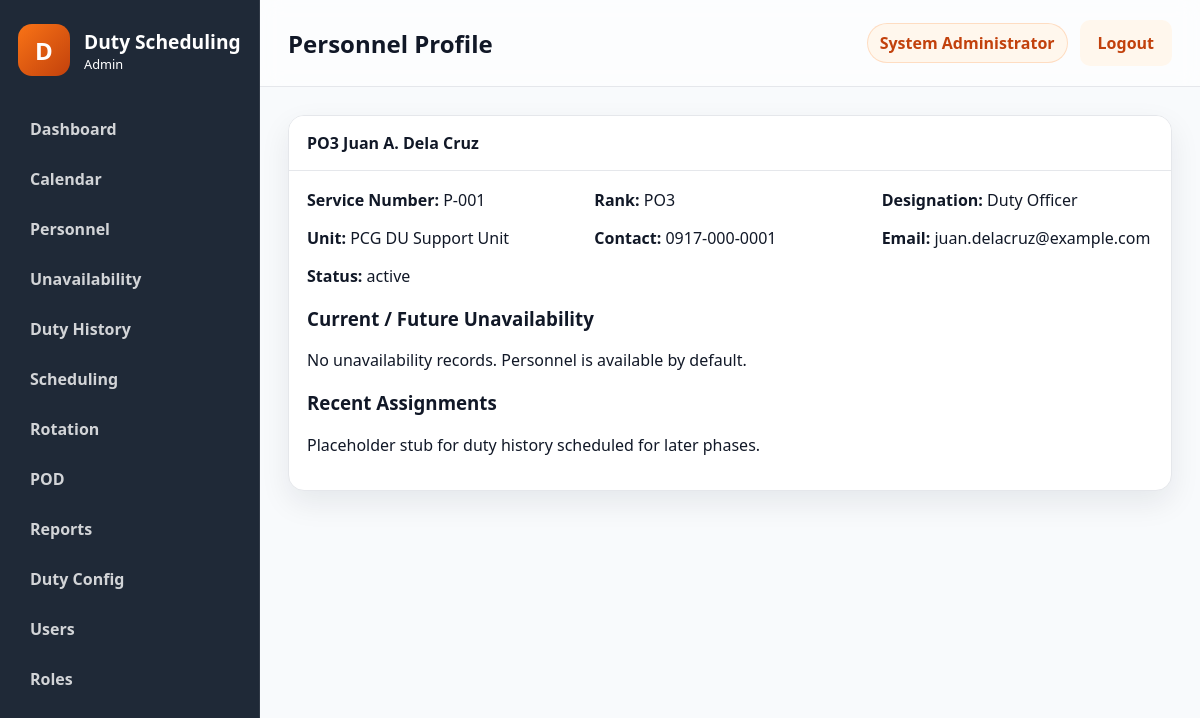
/public/?route=personnel/show&id=1 (signed in), run on the app's committed database.
### tables this page shows
CREATE TABLE users (
    id INT NOT NULL AUTO_INCREMENT,
    username VARCHAR(50) NOT NULL,
    password_hash VARCHAR(255) NOT NULL,
    full_name VARCHAR(100) NOT NULL,
    email VARCHAR(100) NULL,
    role_id INT NOT NULL,
    status ENUM('active','inactive') NOT NULL DEFAULT 'active',
    failed_login_attempts INT NOT NULL DEFAULT 0,
    locked_until DATETIME NULL,
    last_login DATETIME NULL,
    created_at TIMESTAMP NOT NULL DEFAULT CURRENT_TIMESTAMP,
    updated_at TIMESTAMP NOT NULL DEFAULT CURRENT_TIMESTAMP ON UPDATE CURRENT_TIMESTAMP,
    PRIMARY KEY (id),
    UNIQUE KEY uk_users_username (username),
    KEY idx_users_role_id (role_id),
    CONSTRAINT fk_users_role_id FOREIGN KEY (role_id) REFERENCES roles (id)
        ON UPDATE CASCADE
        ON DELETE RESTRICT
);

CREATE TABLE personnel (
    id INT NOT NULL AUTO_INCREMENT,
    service_number VARCHAR(20) NOT NULL,
    first_name VARCHAR(50) NOT NULL,
    middle_name VARCHAR(50) NULL,
    last_name VARCHAR(50) NOT NULL,
    suffix VARCHAR(20) NULL,
    designation VARCHAR(100) NULL,
    unit VARCHAR(100) NULL,
    contact_number VARCHAR(30) NULL,
    email VARCHAR(100) NULL,
    status ENUM('active','inactive') NOT NULL DEFAULT 'active',
    rank_id INT NOT NULL,
    created_at TIMESTAMP NOT NULL DEFAULT CURRENT_TIMESTAMP,
    updated_at TIMESTAMP NOT NULL DEFAULT CURRENT_TIMESTAMP ON UPDATE CURRENT_TIMESTAMP,
    PRIMARY KEY (id),
    UNIQUE KEY uk_personnel_service_number (service_number),
    KEY idx_personnel_rank_id (rank_id),
    KEY idx_personnel_status (status),
    CONSTRAINT fk_personnel_rank_id FOREIGN KEY (rank_id) REFERENCES ranks (id)
        ON UPDATE CASCADE
        ON DELETE RESTRICT
);

CREATE TABLE ranks (
    id INT NOT NULL AUTO_INCREMENT,
    rank_name VARCHAR(50) NOT NULL,
    rank_abbr VARCHAR(10) NOT NULL,
    rank_order INT NOT NULL,
    is_active TINYINT(1) NOT NULL DEFAULT 1,
    created_at TIMESTAMP NOT NULL DEFAULT CURRENT_TIMESTAMP,
    updated_at TIMESTAMP NOT NULL DEFAULT CURRENT_TIMESTAMP ON UPDATE CURRENT_TIMESTAMP,
    PRIMARY KEY (id),
    UNIQUE KEY uk_ranks_rank_abbr (rank_abbr),
    KEY idx_ranks_rank_order (rank_order)
);

### controllers/PersonnelController.php (called while the page is built, shortened)
<?php
class PersonnelController
{
    public function show(): void
    {
        $id = (int) ($_GET['id'] ?? 0);
        $person = Personnel::findById($id);
        $pageTitle = 'Personnel Profile';
        include APP_ROOT . '/views/layouts/layout.php';
    }
}

### core/functions.php (called while the page is built, shortened)
<?php
function normalize_permission(string $permission): string
{
    $normalized = trim(strtolower($permission));
    $normalized = str_replace(':', '.', $normalized);
    $normalized = str_replace('_', '.', $normalized);
    return $normalized;
}
function e(mixed $value): string
{
    return htmlspecialchars((string) $value, ENT_QUOTES, 'UTF-8');
}
function user_has_permission(string $permission): bool
{
    $user = current_user();
    $permissions = $user['permissions'] ?? [];
    return in_array(normalize_permission($permission), $permissions, true);
}
function dispatch_controller(string $controllerName, string $methodName): void
{
    $controller = new $controllerName();
    $controller->{$methodName}();
}

### public/index.php (called while the page is built, shortened)
<?php
$route = trim((string) ($_GET['route'] ?? ''), " /\t\n\r");
$routeResolver = resolve_route($route);
[$controllerName, $actionName] = $routeResolver;
if ($route !== 'auth/login' && $route !== 'auth/logout' && !is_logged_in()) {
    redirect(APP_PUBLIC_URL . '/?route=auth/login');
}
dispatch_controller($controllerName, $actionName);

### core/auth.php (called while the page is built, shortened)
<?php
function is_logged_in(): bool
{
    $user = current_user();
    return !empty($user);
}
function current_user(): ?array
{
    $sessionUser = $_SESSION['user'] ?? null;
    $userId = (int) ($_SESSION['user_id'] ?? 0);
    if (is_array($sessionUser) && !empty($sessionUser['id'])) {
        $user = User::findById($userId);
        $role = Role::findById((int) ($user['role_id'] ?? 0));
        $user['role_name'] = $role['role_name'] ?? ($sessionUser['role_name'] ?? '');
        $user['permissions'] = Role::getPermissionsForRoleId((int) ($user['role_id'] ?? 0));
        return $user;
    }
    $user = User::findById($userId);
    $role = Role::findById((int) ($user['role_id'] ?? 0));
    $user['role_name'] = $role['role_name'] ?? '';
    $user['permissions'] = Role::getPermissionsForRoleId((int) ($user['role_id'] ?? 0));
    return $user;
}

### models/User.php (called while the page is built, shortened)
<?php
class User
{
    public static function findById(int $id): ?array
    {
        $pdo = get_db();
        $statement = $pdo->prepare(
            'SELECT u.*, r.role_name, r.permissions AS role_permissions
             FROM users u
             LEFT JOIN roles r ON r.id = u.role_id
             WHERE u.id = :id
             LIMIT 1'
        );
        $statement->execute([':id' => $id]);
        $user = $statement->fetch();
        $user['permissions'] = Role::decodePermissions($user['role_permissions'] ?? '[]');
        return $user;
    }
}

### models/Role.php (called while the page is built, shortened)
<?php
class Role
{
    public static function findById(int $id): ?array
    {
        $pdo = get_db();
        $statement = $pdo->prepare('SELECT * FROM roles WHERE id = :id LIMIT 1');
        $statement->execute([':id' => $id]);
        $role = $statement->fetch();
        return $role ?: null;
    }
    public static function getPermissionsForRoleId(int $roleId): array
    {
        $role = self::findById($roleId);
        return self::decodePermissions($role['permissions'] ?? '[]');
    }
    public static function decodePermissions(mixed $permissions): array
    {
        $values = [];
        if (is_array($permissions)) {
            $values = array_values($permissions);
        } else {
            $decoded = json_decode((string) $permissions, true);
            if (is_array($decoded)) {
                $values = array_values($decoded);
            }
        }
        $normalized = [];
        foreach ($values as $value) {
            $normalized[] = normalize_permission((string) $value);
        }
        return array_values(array_unique($normalized));
    }
}

### models/Personnel.php (called while the page is built, shortened)
<?php
class Personnel
{
    public static function findById(int $id): ?array
    {
        $pdo = get_db();
        $statement = $pdo->prepare(
            'SELECT p.*, r.rank_abbr, r.rank_name
             FROM personnel p
             LEFT JOIN ranks r ON r.id = p.rank_id
             WHERE p.id = :id
             LIMIT 1'
        );
        $statement->execute([':id' => $id]);
        $person = $statement->fetch();
        return $person ?: null;
    }
    public static function displayName(array $person): string
    {
        $rankAbbr = $person['rank_abbr'] ?? '';
        $middleName = trim((string) ($person['middle_name'] ?? ''));
        $middleInitial = $middleName !== '' ? $middleName[0] . '.' : '';
        $suffix = trim((string) ($person['suffix'] ?? ''));
        $suffixText = $suffix !== '' ? ' ' . $suffix : '';
        return trim(sprintf('%s %s %s %s%s', $rankAbbr, $person['first_name'] ?? '', $middleInitial, $person['last_name'] ?? '', $suffixText));
    }
}

### views/personnel/show.php (the view, shortened to what this page needs)
<div class="panel">
    <div class="panel-header">
        <span><?= e(Personnel::displayName($person)); ?></span>
    </div>
    <div class="panel-body">
        <div class="form-grid">
            <div><strong>Service Number:</strong> <?= e($person['service_number'] ?? ''); ?></div>
            <div><strong>Rank:</strong> <?= e($person['rank_abbr'] ?? ''); ?></div>
            <div><strong>Designation:</strong> <?= e($person['designation'] ?? ''); ?></div>
            <div><strong>Unit:</strong> <?= e($person['unit'] ?? ''); ?></div>
            <div><strong>Contact:</strong> <?= e($person['contact_number'] ?? ''); ?></div>
            <div><strong>Email:</strong> <?= e($person['email'] ?? ''); ?></div>
            <div><strong>Status:</strong> <?= e($person['status'] ?? 'inactive'); ?></div>
        </div>
        <h3>Current / Future Unavailability</h3>
        <?php if (empty($availabilities)): ?>
            <p>No unavailability records. Personnel is available by default.</p>
        <?php endif; ?>
        <h3>Recent Assignments</h3>
        <p>Placeholder stub for duty history scheduled for later phases.</p>
    </div>
</div>

### views/layouts/layout.php (shortened to what this page needs)
<?php
$user = $user ?? current_user();
$pageTitle = $pageTitle ?? 'Dashboard';
$viewFile = $viewFile ?? APP_ROOT . '/views/dashboard/index.php';
?>
<!doctype html>
<html lang="en">
<head>
    <link rel="stylesheet" href="<?= e(APP_PUBLIC_URL . '/assets/css/app.css'); ?>">
    <link rel="stylesheet" href="<?= e(APP_PUBLIC_URL . '/assets/css/print.css'); ?>">
</head>
<body class="app-body">
    <div class="app-shell">
        <?php include APP_ROOT . '/views/layouts/sidebar.php'; ?>
        <main class="main-panel">
            <header class="topbar no-print">
                <div>
                    <h1><?= e($pageTitle); ?></h1>
                </div>
                <div class="topbar-actions">
                    <span class="user-pill"><?= e($user['full_name'] ?? 'Administrator'); ?></span>
                    <a class="btn btn-secondary" href="<?= e(APP_PUBLIC_URL . '/?route=auth/logout'); ?>">Logout</a>
                </div>
            </header>
            <section class="content-area">
                <?php include $viewFile; ?>
            </section>
        </main>
    </div>
</body>
</html>

### public/assets/css/app.css (style rules this page uses)
:root { --primary: #F97316; --primary-dark: #C2410C; --primary-light: #FFF7ED; --dark: #1F2937; --bg: #F8FAFC; --border: #E5E7EB; --text: #111827; --muted: #6B7280; --shadow: 0 12px 30px rgba(15, 23, 42, 0.08); --radius: 16px; --card-bg: #FFFFFF; --danger: #DC2626; --success: #16A34A; --warning: #F59E0B; }
* { box-sizing: border-box; }
html, body { margin: 0; min-height: 100%; font-family: "Segoe UI", Tahoma, Geneva, Verdana, sans-serif; background: var(--bg); color: var(--text); }
body { min-height: 100vh; }
.btn { display: inline-flex; align-items: center; justify-content: center; padding: 12px 18px; border: none; border-radius: 10px; text-decoration: none; cursor: pointer; font-weight: 600; transition: opacity 0.2s ease; }
.btn-secondary { background: var(--primary-light); color: var(--primary-dark); }
.app-body { background: var(--bg); }
.app-shell { display: flex; min-height: 100vh; }
.main-panel { flex: 1; display: flex; flex-direction: column; }
.topbar { display: flex; align-items: center; justify-content: space-between; padding: 20px 28px; background: rgba(255, 255, 255, 0.6); border-bottom: 1px solid var(--border); backdrop-filter: blur(10px); }
.topbar h1 { margin: 0; font-size: 1.5rem; }
.topbar-actions { display: flex; align-items: center; gap: 12px; }
.user-pill { background: var(--primary-light); color: var(--primary-dark); border: 1px solid rgba(249, 115, 22, 0.2); border-radius: 999px; padding: 8px 12px; font-weight: 600; }
.content-area { padding: 28px; }
.form-grid { display: grid; grid-template-columns: repeat(auto-fit, minmax(220px, 1fr)); gap: 16px; }
.panel { background: var(--card-bg); border: 1px solid var(--border); border-radius: var(--radius); overflow: hidden; box-shadow: var(--shadow); }
.panel-header { display: flex; align-items: center; justify-content: space-between; padding: 16px 18px; border-bottom: 1px solid var(--border); background: #fff; font-weight: 700; }
.panel-body { padding: 18px; }
.no-print { print-color-adjust: exact; }

### public/assets/css/print.css (style rules this page uses)
body { background: #fff; }

### data on the page
users: full_name "System Administrator"
personnel: Personnel::displayName($person) "PO3 Juan A. Dela Cruz", service_number "P-001", rank.rank_abbr "PO3", designation "Duty Officer", unit "PCG DU Support Unit", contact_number "0917-000-0001", email "juan.delacruz@example.com", status "active"

### other printed values
$item['label'] "Dashboard"
$item['label'] "Calendar"
$item['label'] "Personnel"
$item['label'] "Unavailability"
$item['label'] "Duty History"
$item['label'] "Scheduling"
$item['label'] "Rotation"
$item['label'] "POD"
$item['label'] "Reports"
$item['label'] "Duty Config"
$item['label'] "Users"
$item['label'] "Roles"
$pageTitle "Personnel Profile"
